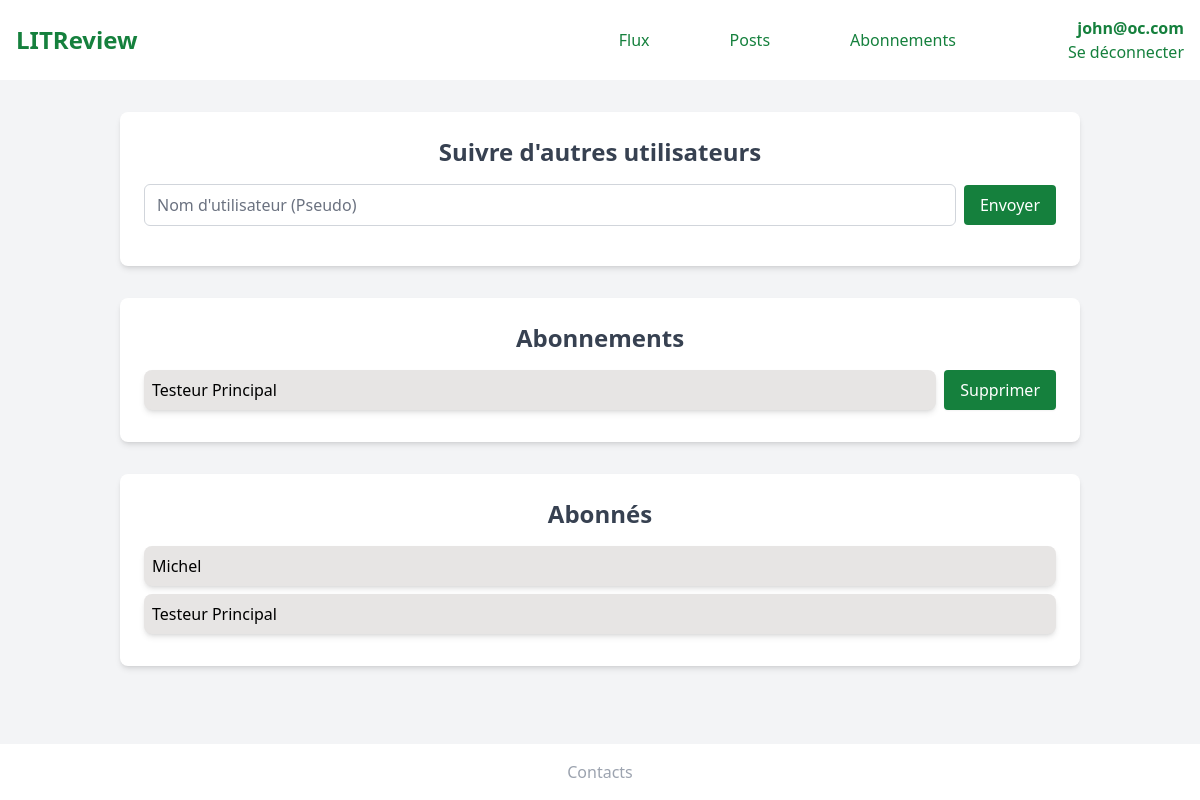
/ticket/subscription/ (signed in), run on the app's committed database.
### authentication/models.py (models this page shows)
class CustomUser(AbstractUser):
    email = models.EmailField(max_length=150, unique=True, blank=False)
    username = None
    USERNAME_FIELD = "email"
    REQUIRED_FIELDS = []
    nickname = models.CharField(max_length=80, unique=True, blank=False, verbose_name='Pseudo')
    profil_photo = models.ImageField(verbose_name='Photo de profil')
    objects = CustomUserManager()

### ticket/models.py (models this page shows, shortened)
class UserFollows(models.Model):
    user = models.ForeignKey(
        to=settings.AUTH_USER_MODEL, on_delete=models.CASCADE, related_name='following'
    )
    followed_user = models.ForeignKey(
        to=settings.AUTH_USER_MODEL, on_delete=models.CASCADE, related_name='followed_by'
    )
    class Meta:
        constraints = [
            models.UniqueConstraint(fields=['user', 'followed_user'], name='unique_user_follow')
        ]

### ticket/views.py (the view)
# urls.py: path('subscription/', subscription, name='subscription'),
@login_required
def subscription(request):
    if request.method == 'POST':
        add_user_form = FollowerForm(request.POST)
        add_user_form.user = request.user
        if add_user_form.is_valid():
            followed_user_nickname = add_user_form.cleaned_data.get('followed_user')
            try:
                followed_user = CustomUser.objects.get(nickname__iexact=followed_user_nickname)
            except CustomUser.DoesNotExist:
                messages.error(request, "Cet utilisateur n'existe pas.")
                return render(request, 'ticket/subscription.html', {
                    'add_user_form': add_user_form,
                    'abonnements': request.user.following.all(),
                    'abonnes': request.user.followed_by.all()
                })
            if UserFollows.objects.filter(user=request.user, followed_user=followed_user).exists():
                messages.error(request, "Vous suivez déjà cet utilisateur.")
            else:
                UserFollows.objects.create(user=request.user, followed_user=followed_user)
                messages.success(request, f'Utilisateur "{followed_user_nickname}" suivi avec succès.')
                return redirect('subscription')
    else:
        add_user_form = FollowerForm()
    abonnements = request.user.following.all()
    abonnes = request.user.followed_by.all()
    return render(request, 'ticket/subscription.html', {
        'add_user_form': add_user_form,
        'abonnements': abonnements,
        'abonnes': abonnes
    })

### ticket/forms.py
class FollowerForm(forms.Form):
    followed_user = forms.CharField(
        widget=forms.TextInput(attrs={
            'class': 'form-input w-full border rounded-md py-2 px-3 text-gray-700 leading-tight\
            focus:outline-none focus:shadow-outline',
        })
    )
    class Meta:
        model = UserFollows
        fields = ['user', 'followed_user']

### ticket/templatetags/ticket_custom_filters.py (called while the page is built)
@register.filter(name='add_attributes')
def add_attributes(field, css_and_placeholder):
    if isinstance(field, BoundField):  # Vérifie si field est un objet de champ de formulaire lié
        if ';' in css_and_placeholder:
            css, placeholder = css_and_placeholder.split(';')
        else:
            css = css_and_placeholder
            placeholder = ''
        field.field.widget.attrs.update({'class': css.strip(), 'placeholder': placeholder.strip()})
        return field.as_widget()  # Utilise la méthode as_widget() pour rendre le champ avec les nouveaux attributs
    else:
        return field  # Renvoie la valeur d'origine si ce n'est pas un champ de formulaire

### ticket/templates/ticket/subscription.html (shortened to what this page needs)
{% extends 'base.html' %}
{% load ticket_custom_filters %}
{% load static %}
{% block content %}
<div class="container mx-auto p-4">
    <form method="post" class="bg-white p-6 rounded-lg shadow-md mb-8">
        <h1 class="text-2xl font-bold mb-4 text-center">Suivre d'autres utilisateurs</h1>
        <div class="mb-4 flex items-center">
            <div class="flex-grow mr-2">
                {{ add_user_form.followed_user|add_attributes:"w-full px-3 py-2 border border-gray-300 rounded-md focus:outline-none focus:ring focus:border-blue-300;Nom d'utilisateur (Pseudo)" }}
            </div>
            <button type="submit" class="bg-green-700 text-white py-2 px-4 rounded hover:bg-green-800">Envoyer</button>
        </div>
    </form>
    <div class="bg-white p-6 rounded-lg shadow-md mb-8">
        <h1 class="text-2xl font-bold mb-4 text-center">Abonnements</h1>
        <ul>
            {% for abonnement in abonnements %}
                <li class="flex justify-between items-center mb-2">
                    <div class="flex-grow p-2 text-black bg-stone-200 rounded-lg shadow-md ">
                        {{ abonnement.followed_user.nickname }}
                    </div>
                    <form method="post" action="{% url 'remove_subscription' abonnement.id %}" class="ml-2">
                        <button type="submit" class="bg-green-700 text-white py-2 px-4 rounded hover:bg-green-800 shadow-sm dark:bg-gray-700">Supprimer</button>
                    </form>
                </li>
            {% empty %}
                <li>Aucun abonnement.</li>
            {% endfor %}
        </ul>
    </div>
    <div class="bg-white p-6 rounded-lg shadow-md">
        <h1 class="text-2xl font-bold mb-4 text-center">Abonnés</h1>
        <ul>
            {% for abonne in abonnes %}
                <li class="mb-2 p-2 text-black bg-stone-200 rounded-lg shadow-md dark:bg-gray-700">
                    {{ abonne.user.nickname }}
                </li>
            {% empty %}
                <li>Aucun abonné.</li>
            {% endfor %}
        </ul>
    </div>
</div>
{% endblock %}

### LITRevu/templates/base.html (shortened to what this page needs)
<!DOCTYPE html>
<html lang="fr">
<head>
    {% load static %}
    {% load static tailwind_tags %}
    {% tailwind_css %}
</head>
<body class="bg-gray-100 text-gray-700 flex flex-col min-h-screen">
    <header class="bg-white text-green-700 p-4 flex flex-col md:flex-row justify-between items-center">
        <h1 class="text-2xl font-bold">
            {% if user.is_authenticated %}
            <a href="{% url 'home' %}">LITReview</a>
            {% else %}
            <a href="/">LITReview</a>
            {% endif %}
        </h1>
        {% if user.is_authenticated %}
        <div class="w-full md:w-auto flex flex-col-reverse md:flex-row md:items-center justify-center md:space-x-24">
            <div class="flex flex-col items-center md:flex-row space-y-4 md:space-y-0 md:space-x-12 order-2 md:order-1 mt-2 md:mt-0">
                <a href="{% url 'flux' %}"
                    class="text-green-700 hover:bg-green-700 hover:text-white active:bg-green-800 rounded-md px-4 py-2 text-center ">Flux</a>
                <a href="{% url 'posts' %}"
                    class="text-green-700 hover:bg-green-700 hover:text-white active:bg-green-800 rounded-md px-4 py-2 text-center items-center">Posts</a>
                <a href="{% url 'subscription' %}"
                    class="text-green-700 hover:bg-green-700 hover:text-white active:bg-green-800 rounded-md px-4 py-2 text-center items-center">Abonnements</a>
            </div>
            <div class="flex flex-col items-end order-1 md:order-2 mb-2 md:mb-0">
                <p><strong>{{ request.user }}</strong></p>
                <a href="{% url 'authentication-logout' %}" class="text-green-700 hover:underline">Se déconnecter</a>
            </div>
        </div>
        {% endif %}
    </header>
    <main class="container mx-auto p-4 flex-1">
        {% block content %}{% endblock content %}
    </main>
    <footer class="bg-white text-gray-400 p-4 text-center">
        <p>Contacts</p>
    </footer>
</body>
</html>

### data on the page
CustomUser: user "john@oc.com"
UserFollows: followed_user.nickname "Testeur Principal"
UserFollows: user.nickname "Michel"
UserFollows: user.nickname "Testeur Principal"
